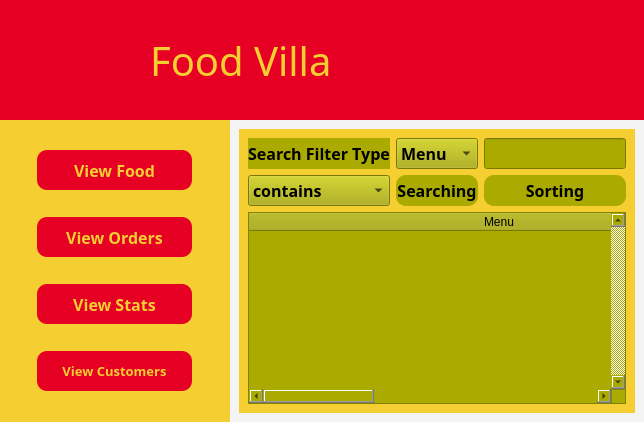
      <widget class="QWidget" name="admin_page">
       <layout class="QVBoxLayout" name="verticalLayout_9">
        <property name="spacing">
         <number>0</number>
        </property>
        <property name="leftMargin">
         <number>0</number>
        </property>
        <property name="topMargin">
         <number>0</number>
        </property>
        <property name="rightMargin">
         <number>0</number>
        </property>
        <property name="bottomMargin">
         <number>0</number>
        </property>
        <item>
         <widget class="QWidget" name="admin_header" native="true">
          <property name="minimumSize">
           <size>
            <width>0</width>
            <height>120</height>
           </size>
          </property>
          <property name="maximumSize">
           <size>
            <width>16777215</width>
            <height>120</height>
           </size>
          </property>
          <property name="styleSheet">
           <string notr="true">background-color: rgba(230, 0, 35, 1);
</string>
          </property>
          <layout class="QHBoxLayout" name="horizontalLayout_22">
           <property name="spacing">
            <number>0</number>
           </property>
           <property name="leftMargin">
            <number>0</number>
           </property>
           <property name="topMargin">
            <number>0</number>
           </property>
           <property name="rightMargin">
            <number>15</number>
           </property>
           <property name="bottomMargin">
            <number>0</number>
           </property>
           <item>
            <widget class="QLabel" name="logo_Lbl_5">
             <property name="maximumSize">
              <size>
               <width>150</width>
               <height>16777215</height>
              </size>
             </property>
             <property name="text">
              <string/>
             </property>
             <property name="pixmap">
              <pixmap>Icons &amp; logos/logo.png</pixmap>
             </property>
             <property name="scaledContents">
              <bool>true</bool>
             </property>
             <property name="alignment">
              <set>Qt::AlignCenter</set>
             </property>
            </widget>
           </item>
           <item>
            <widget class="QLabel" name="brandName_Lbl_5">
             <property name="font">
              <font>
               <family>Script MT Bold</family>
               <pointsize>30</pointsize>
              </font>
             </property>
             <property name="styleSheet">
              <string notr="true">color:rgba(245, 206, 50, 1);</string>
             </property>
             <property name="text">
              <string>Food Villa</string>
             </property>
            </widget>
           </item>
           <item>
            <widget class="QPushButton" name="logout_Btn_2">
             <property name="minimumSize">
              <size>
               <width>60</width>
               <height>60</height>
              </size>
             </property>
             <property name="maximumSize">
              <size>
               <width>60</width>
               <height>60</height>
              </size>
             </property>
             <property name="cursor">
              <cursorShape>PointingHandCursor</cursorShape>
             </property>
             <property name="text">
              <string/>
             </property>
             <property name="icon">
              <iconset>
               <normaloff>Icons &amp; logos/logout.png</normaloff>Icons &amp; logos/logout.png</iconset>
             </property>
             <property name="iconSize">
              <size>
               <width>50</width>
               <height>50</height>
              </size>
             </property>
             <property name="flat">
              <bool>true</bool>
             </property>
            </widget>
           </item>
          </layout>
         </widget>
        </item>
        <item>
         <widget class="QWidget" name="admin_body" native="true">
          <layout class="QHBoxLayout" name="horizontalLayout_23">
           <property name="spacing">
            <number>0</number>
           </property>
           <property name="leftMargin">
            <number>0</number>
           </property>
           <property name="topMargin">
            <number>0</number>
           </property>
           <property name="rightMargin">
            <number>0</number>
           </property>
           <property name="bottomMargin">
            <number>0</number>
           </property>
           <item>
            <widget class="QWidget" name="admin_leftbar" native="true">
             <property name="minimumSize">
              <size>
               <width>230</width>
               <height>0</height>
              </size>
             </property>
             <property name="maximumSize">
              <size>
               <width>230</width>
               <height>16777215</height>
              </size>
             </property>
             <property name="styleSheet">
              <string notr="true">background-color:rgba(245, 206, 50, 1);</string>
             </property>
             <layout class="QGridLayout" name="gridLayout_3">
              <item row="2" column="0">
               <widget class="QPushButton" name="viewStats_Btn">
                <property name="minimumSize">
                 <size>
                  <width>0</width>
                  <height>0</height>
                 </size>
                </property>
                <property name="maximumSize">
                 <size>
                  <width>155</width>
                  <height>40</height>
                 </size>
                </property>
                <property name="font">
                 <font>
                  <family>Rockwell</family>
                  <pointsize>12</pointsize>
                  <weight>75</weight>
                  <bold>true</bold>
                 </font>
                </property>
                <property name="styleSheet">
                 <string notr="true">QPushButton{
	background-color: rgba(230, 0, 35, 1);
	color:rgba(245, 206, 50, 1);
	border-radius:10%;
}
QPushButton:hover{
	color: rgba(230, 0, 35, 1);
	background-color:rgb(244,244,244);
}	</string>
                </property>
                <property name="text">
                 <string>View Stats</string>
                </property>
                <property name="icon">
                 <iconset>
                  <normaloff>Icons &amp; logos/stats.png</normaloff>Icons &amp; logos/stats.png</iconset>
                </property>
                <property name="iconSize">
                 <size>
                  <width>25</width>
                  <height>25</height>
                 </size>
                </property>
               </widget>
              </item>
              <item row="3" column="0">
               <widget class="QPushButton" name="viewCustomers_Btn">
                <property name="minimumSize">
                 <size>
                  <width>0</width>
                  <height>0</height>
                 </size>
                </property>
                <property name="maximumSize">
                 <size>
                  <width>155</width>
                  <height>40</height>
                 </size>
                </property>
                <property name="font">
                 <font>
                  <family>Rockwell</family>
                  <pointsize>10</pointsize>
                  <weight>75</weight>
                  <bold>true</bold>
                 </font>
                </property>
                <property name="styleSheet">
                 <string notr="true">QPushButton{
	background-color: rgba(230, 0, 35, 1);
	color:rgba(245, 206, 50, 1);
	border-radius:10%;
}
QPushButton:hover{
	color: rgba(230, 0, 35, 1);
	background-color:rgb(244,244,244);
}	</string>
                </property>
                <property name="text">
                 <string>View Customers</string>
                </property>
                <property name="icon">
                 <iconset>
                  <normaloff>Icons &amp; logos/customers.png</normaloff>Icons &amp; logos/customers.png</iconset>
                </property>
                <property name="iconSize">
                 <size>
                  <width>25</width>
                  <height>25</height>
                 </size>
                </property>
               </widget>
              </item>
              <item row="0" column="0">
               <widget class="QPushButton" name="viewFood_Btn">
                <property name="minimumSize">
                 <size>
                  <width>0</width>
                  <height>0</height>
                 </size>
                </property>
                <property name="maximumSize">
                 <size>
                  <width>155</width>
                  <height>40</height>
                 </size>
                </property>
                <property name="font">
                 <font>
                  <family>Rockwell</family>
                  <pointsize>12</pointsize>
                  <weight>75</weight>
                  <bold>true</bold>
                 </font>
                </property>
                <property name="styleSheet">
                 <string notr="true">QPushButton{
	background-color: rgba(230, 0, 35, 1);
	color:rgba(245, 206, 50, 1);
	border-radius:10%;
}
QPushButton:hover{
	color: rgba(230, 0, 35, 1);
	background-color:rgb(244,244,244);
}	</string>
                </property>
                <property name="text">
                 <string>View Food</string>
                </property>
                <property name="icon">
                 <iconset>
                  <normaloff>Icons &amp; logos/view.png</normaloff>Icons &amp; logos/view.png</iconset>
                </property>
                <property name="iconSize">
                 <size>
                  <width>25</width>
                  <height>25</height>
                 </size>
                </property>
               </widget>
              </item>
              <item row="1" column="0">
               <widget class="QPushButton" name="viewOrders_Btn">
                <property name="minimumSize">
                 <size>
                  <width>0</width>
                  <height>0</height>
                 </size>
                </property>
                <property name="maximumSize">
                 <size>
                  <width>155</width>
                  <height>40</height>
                 </size>
                </property>
                <property name="font">
                 <font>
                  <family>Rockwell</family>
                  <pointsize>12</pointsize>
                  <weight>75</weight>
                  <bold>true</bold>
                 </font>
                </property>
                <property name="styleSheet">
                 <string notr="true">QPushButton{
	background-color: rgba(230, 0, 35, 1);
	color:rgba(245, 206, 50, 1);
	border-radius:10%;
}
QPushButton:hover{
	color: rgba(230, 0, 35, 1);
	background-color:rgb(244,244,244);
}	</string>
                </property>
                <property name="text">
                 <string>View Orders</string>
                </property>
                <property name="icon">
                 <iconset>
                  <normaloff>Icons &amp; logos/orders.png</normaloff>Icons &amp; logos/orders.png</iconset>
                </property>
                <property name="iconSize">
                 <size>
                  <width>25</width>
                  <height>25</height>
                 </size>
                </property>
               </widget>
              </item>
             </layout>
            </widget>
           </item>
           <item>
            <widget class="QStackedWidget" name="adminoption_pages">
             <property name="styleSheet">
              <string notr="true">background-color:rgb(244,244,244);</string>
             </property>
             <widget class="QWidget" name="ViewFood">
              <layout class="QGridLayout" name="gridLayout_11">
               <item row="0" column="0">
                <widget class="QWidget" name="ViewFoodWidget" native="true">
                 <property name="maximumSize">
                  <size>
                   <width>2000</width>
                   <height>1000</height>
                  </size>
                 </property>
                 <property name="styleSheet">
                  <string notr="true">background-color:rgba(245, 206, 50, 1);</string>
                 </property>
                 <layout class="QGridLayout" name="gridLayout_12">
                  <item row="0" column="0">
                   <widget class="QLabel" name="sflabel_2">
                    <property name="minimumSize">
                     <size>
                      <width>0</width>
                      <height>0</height>
                     </size>
                    </property>
                    <property name="maximumSize">
                     <size>
                      <width>300</width>
                      <height>50</height>
                     </size>
                    </property>
                    <property name="font">
                     <font>
                      <family>Script MT Bold</family>
                      <pointsize>12</pointsize>
                      <weight>75</weight>
                      <bold>true</bold>
                     </font>
                    </property>
                    <property name="styleSheet">
                     <string notr="true">background-color: rgb(170, 170, 0);
</string>
                    </property>
                    <property name="text">
                     <string>Search Filter Type</string>
                    </property>
                    <property name="alignment">
                     <set>Qt::AlignCenter</set>
                    </property>
                   </widget>
                  </item>
                  <item row="0" column="1">
                   <widget class="QComboBox" name="pcomboBox">
                    <property name="minimumSize">
                     <size>
                      <width>0</width>
                      <height>0</height>
                     </size>
                    </property>
                    <property name="maximumSize">
                     <size>
                      <width>300</width>
                      <height>50</height>
                     </size>
                    </property>
                    <property name="font">
                     <font>
                      <family>Script MT Bold</family>
                      <pointsize>12</pointsize>
                      <weight>75</weight>
                      <bold>true</bold>
                     </font>
                    </property>
                    <property name="styleSheet">
                     <string notr="true">
background-color: rgb(170, 170, 0);</string>
                    </property>
                    <item>
                     <property name="text">
                      <string>Menu</string>
                     </property>
                    </item>
                    <item>
                     <property name="text">
                      <string>Price</string>
                     </property>
                    </item>
                    <item>
                     <property name="text">
                      <string>Rating</string>
                     </property>
                    </item>
                   </widget>
                  </item>
                  <item row="0" column="2">
                   <widget class="QLineEdit" name="lineEdit">
                    <property name="minimumSize">
                     <size>
                      <width>0</width>
                      <height>0</height>
                     </size>
                    </property>
                    <property name="maximumSize">
                     <size>
                      <width>300</width>
                      <height>50</height>
                     </size>
                    </property>
                    <property name="font">
                     <font>
                      <family>Script MT Bold</family>
                      <pointsize>10</pointsize>
                      <weight>75</weight>
                      <bold>true</bold>
                     </font>
                    </property>
                    <property name="styleSheet">
                     <string notr="true">
background-color: rgb(170, 170, 0);</string>
                    </property>
                   </widget>
                  </item>
                  <item row="1" column="0">
                   <widget class="QComboBox" name="secomboBox">
                    <property name="minimumSize">
                     <size>
                      <width>0</width>
                      <height>0</height>
                     </size>
                    </property>
                    <property name="maximumSize">
                     <size>
                      <width>300</width>
                      <height>50</height>
                     </size>
                    </property>
                    <property name="font">
                     <font>
                      <family>Script MT Bold</family>
                      <pointsize>12</pointsize>
                      <weight>75</weight>
                      <bold>true</bold>
                     </font>
                    </property>
                    <property name="styleSheet">
                     <string notr="true">
background-color: rgb(170, 170, 0);</string>
                    </property>
                    <item>
                     <property name="text">
                      <string>contains</string>
                     </property>
                    </item>
                    <item>
                     <property name="text">
                      <string>starts_with</string>
                     </property>
                    </item>
                    <item>
                     <property name="text">
                      <string>ends_with</string>
                     </property>
                    </item>
                   </widget>
                  </item>
                  <item row="1" column="1">
                   <widget class="QPushButton" name="sepushButton">
                    <property name="minimumSize">
                     <size>
                      <width>0</width>
                      <height>0</height>
                     </size>
                    </property>
                    <property name="maximumSize">
                     <size>
                      <width>250</width>
                      <height>50</height>
                     </size>
                    </property>
                    <property name="font">
                     <font>
                      <family>Script MT Bold</family>
                      <pointsize>12</pointsize>
                      <weight>75</weight>
                      <bold>true</bold>
                     </font>
                    </property>
                    <property name="styleSheet">
                     <string notr="true">QPushButton{
	
background-color: rgb(170, 170, 0);
	
	color: rgb(0, 0, 0);
	border-radius:10%;
}


QPushButton:hover{
	color: rgba(230, 0, 35, 1);
	background-color:rgb(244,244,244);
}	</string>
                    </property>
                    <property name="text">
                     <string>Searching</string>
                    </property>
                   </widget>
                  </item>
                  <item row="1" column="2">
                   <widget class="QPushButton" name="sepushButton_2">
                    <property name="minimumSize">
                     <size>
                      <width>0</width>
                      <height>0</height>
                     </size>
                    </property>
                    <property name="maximumSize">
                     <size>
                      <width>250</width>
                      <height>50</height>
                     </size>
                    </property>
                    <property name="font">
                     <font>
                      <family>Script MT Bold</family>
                      <pointsize>12</pointsize>
                      <weight>75</weight>
                      <bold>true</bold>
                     </font>
                    </property>
                    <property name="styleSheet">
                     <string notr="true">
QPushButton{
	
background-color: rgb(170, 170, 0);
	
	color: rgb(0, 0, 0);
	border-radius:10%;
}


QPushButton:hover{
	color: rgba(230, 0, 35, 1);
	background-color:rgb(244,244,244);
}	</string>
                    </property>
                    <property name="text">
                     <string>Sorting</string>
                    </property>
                   </widget>
                  </item>
                  <item row="2" column="0" colspan="3">
                   <widget class="QTableWidget" name="ViewFoodTable">
                    <property name="maximumSize">
                     <size>
                      <width>2000</width>
                      <height>600</height>
                     </size>
                    </property>
                    <property name="styleSheet">
                     <string notr="true">
background-color: rgb(170, 170, 0);</string>
                    </property>
                    <property name="verticalScrollBarPolicy">
                     <enum>Qt::ScrollBarAlwaysOn</enum>
                    </property>
                    <property name="horizontalScrollBarPolicy">
                     <enum>Qt::ScrollBarAsNeeded</enum>
                    </property>
                    <property name="autoScrollMargin">
                     <number>10</number>
                    </property>
                    <property name="rowCount">
                     <number>0</number>
                    </property>
                    <attribute name="horizontalHeaderDefaultSectionSize">
                     <number>500</number>
                    </attribute>
                    <column>
                     <property name="text">
                      <string>Menu</string>
                     </property>
                    </column>
                    <column>
                     <property name="text">
                      <string>Price</string>
                     </property>
                    </column>
                    <column>
                     <property name="text">
                      <string>Rating</string>
                     </property>
                    </column>
                   </widget>
                  </item>
                 </layout>
                </widget>
               </item>
              </layout>
             </widget>
             <widget class="QWidget" name="page_2"/>
            </widget>
           </item>
          </layout>
         </widget>
        </item>
       </layout>
      </widget>
